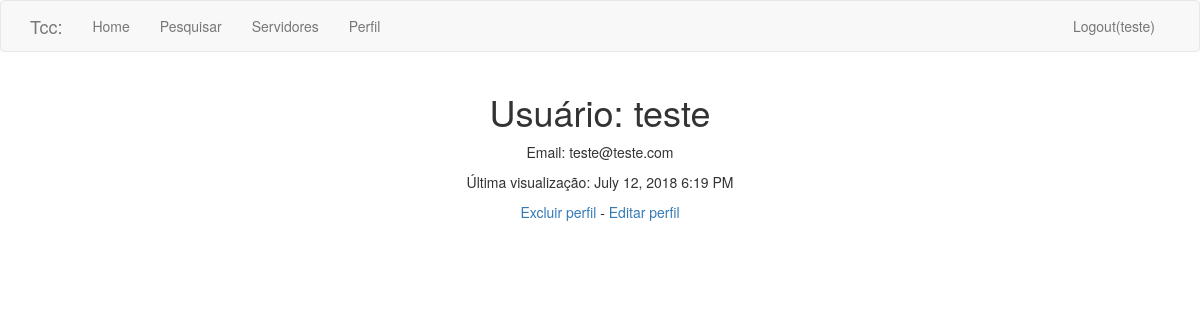
The app's page /usuario/teste (signed in) with its own data.
### app/models.py (models this page shows, shortened)
class Usuario(UserMixin, db.Model):
    id = db.Column(db.Integer, primary_key=True)
    nome = db.Column(db.String(64), index=True, unique=True)
    email = db.Column(db.String(120), index=True, unique=True)
    password_hash = db.Column(db.String(128))
    last_seen = db.Column(db.DateTime, default=datetime.utcnow)
    resultados = db.relationship('Dados', backref='autor_usuario',
                                 lazy='dynamic')
    rel_servidor = db.relationship('Servidor', backref='rel_usuario',
                                   lazy='dynamic')

### app/routes.py (the view)
@app.route('/usuario/<username>')
@login_required
def user(username):
    user = Usuario.query.filter_by(nome=username).first_or_404()
    dados = Dados.query.filter_by(usuario_id=current_user.id)
    servidores = Servidor.query.filter_by(usuario_id=current_user.id)
    return render_template('user.html', title='Perfil de usuário',
                           user=user, dados=dados, servidores=servidores)

### app/models.py (called while the page is built)
@login.user_loader
def load_user(id):
    return Usuario.query.get(int(id))

### app/routes.py (called while the page is built)
@app.before_request
def before_request():
    if current_user.is_authenticated:
        current_user.last_seen = datetime.utcnow()
        db.session.commit()
    g.locale = str(get_locale())

### app/templates/user.html
{% extends "base.html" %}
{% block app_content %}
<div class="col-md-3">
</div>
<div class="col-md-6">
    <h1>Usuário: {{ user.nome }}</h1>
    <p>Email: {{ user.email }}</p>
    {% if user.last_seen %}
    <p>Última visualização: {{ moment(current_user.last_seen).format('LLL') }}</p>
    {% endif %}
    <a href="{{ url_for('deletar') }}">Excluir perfil</a>   -
    {% if user == current_user %}
    <a href="{{ url_for('edit_profile') }}">Editar perfil</a>
    {% endif %}
</div>
<div class="col-md-3">
</div>
{% endblock %}

### app/templates/base.html (shortened to what this page needs)
{% extends 'bootstrap/base.html' %}
{% block styles %}
<link rel="stylesheet" href="{{ url_for('static', filename='css/meu.css')}}">
<link rel="stylesheet" href="{{ url_for('static', filename='css/bootstrap.css')}}">
{% endblock %}
{% block navbar %}
<div class="corpo" id="corpo">
<nav class="navbar navbar-default">
    <div class="container">
        <div class="navbar-header">
        <a class="navbar-brand" href="{{ url_for('index') }}">Tcc:</a>
    </div>
    <div class="collapse navbar-collapse" id="bs-example-navbar-collapse-1">
        <ul class="nav navbar-nav">
            <li><a href="{{ url_for('index') }}">Home</a></li>
            {% if current_user.is_anonymous %}
                <li><a href="{{ url_for('login') }}">Login</a></li>
                <li><a href="{{ url_for('qr')}}">Código QR</a></li>
            {% else %}
                <li><a href="{{ url_for('servidor') }}">Pesquisar</a></li>
                <li><a onclick="clickLoad()" href="{{ url_for('ver_servidor', username=current_user.nome) }}">Servidores</a></li>
                <li><a href="{{ url_for('user', username=current_user.nome) }}">Perfil</a></li>
            {% endif %}
        </ul>
        <ul class="nav navbar-nav navbar-right">
        {% if current_user.is_anonymous %}
        {% else %}
            <li><a href="{{ url_for('logout') }}">Logout({{ current_user.nome }})</a></li>
        {% endif %}
        </ul>
        </div>
    </div>
</nav>
{% endblock %}
{% block content %}
    <article class="container text-center">
            {% block app_content %}{% endblock %}
    </article>
{% endblock %}
{% block scripts %}
  </div>
{% endblock %}

### app/static/css/meu.css (style rules this page uses)
.corpo { display: none; }

### records on screen
Usuario: nome "teste", email "teste@teste.com", last_seen "July 12, 2018 6:19 PM"
